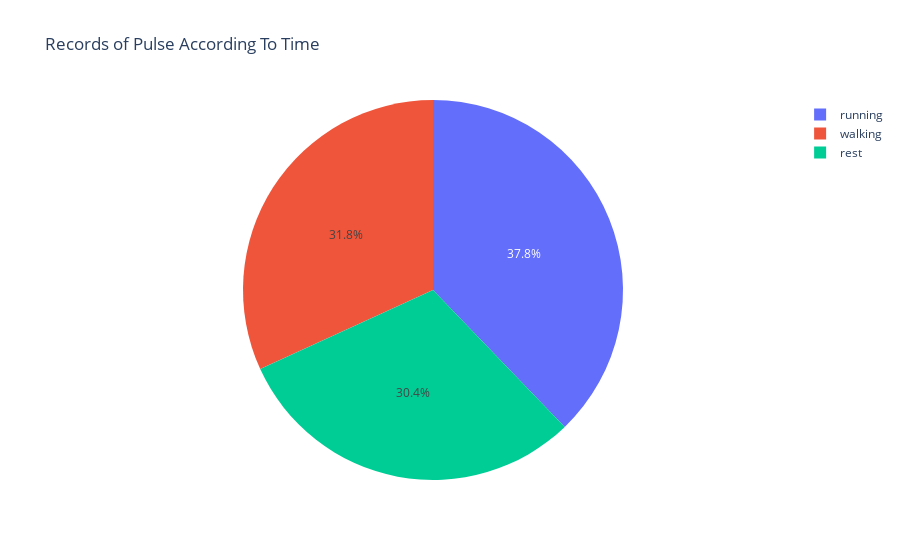

This figure's notebook cell:
### Code cell
fig = px.pie(df, names = "kind", values = "pulse", title = "Records of Pulse According To Time")
fig.show()

### Figure 1 — Plotly figure (JSON) as saved in the notebook; plotly's stock layout.template omitted (floating-point values rounded to 4 significant figures)
{"data": [{"domain": {"x": [0, 1], "y": [0, 1]}, "hovertemplate": "kind=%{label}<br>pulse=%{value}<extra></extra>", "labels": ["rest", "rest", "rest", "rest", "rest", "rest", "rest", "rest", "rest", "rest", "rest", "rest", "rest", "rest", "rest", "rest", "rest", "rest", "rest", "rest", "rest", "rest", "rest", "rest", "rest", "rest", "rest", "rest", "rest", "rest", "walking", "walking", "walking", "walking", "walking", "walking", "walking", "walking", "walking", "walking", "walking", "walking", "walking", "walking", "walking", "walking", "walking", "walking", "walking", "walking", "walking", "walking", "walking", "walking", "walking", "walking", "walking", "walking", "walking", "walking", "running", "running", "running", "running", "running", "running", "running", "running", "running", "running", "running", "running", "running", "running", "running", "running", "running", "running", "running", "running", "running", "running", "running", "running", "running", "running", "running", "running", "running", "running"], "legendgroup": "", "name": "", "showlegend": true, "type": "pie", "values": [85, 85, 88, 90, 92, 93, 97, 97, 94, 80, 82, 83, 91, 92, 91, 83, 83, 84, 87, 88, 90, 92, 94, 95, 97, 99, 96, 100, 97, 100, 86, 86, 84, 93, 103, 104, 90, 92, 93, 95, 96, 100, 89, 96, 95, 84, 86, 89, 103, 109, 90, 92, 96, 101, 97, 98, 100, 102, 104, 103, 93, 98, 110, 98, 104, 112, 98, 105, 99, 87, 132, 120, 94, 110, 116, 95, 126, 143, 100, 126, 140, 103, 124, 140, 94, 135, 130, 99, 111, 150]}], "layout": {"legend": {"tracegroupgap": 0}, "title": {"text": "Records of Pulse According To Time"}}}
